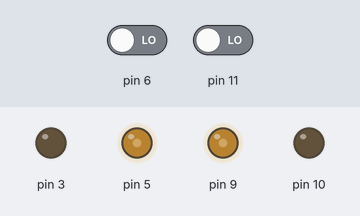
Simulated run of this sketch. Board: Arduino Uno, built with avr-gcc and run on an emulated ATmega328P. Shown: output pins drawn as LEDs (lit = HIGH). The test bench sets the inputs (shaded band); at power-on: pin 11 LOW, pin 6 LOW.

Above: at 1.2 s.
1.3 s: pin 11 driven HIGH
At 1.9 s:
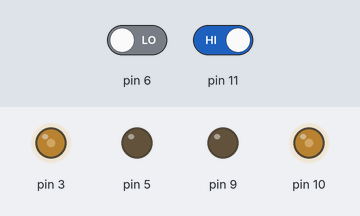
At 4.1 s:
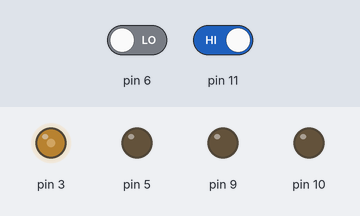
4.3 s: pin 11 driven LOW
At 6.1 s:
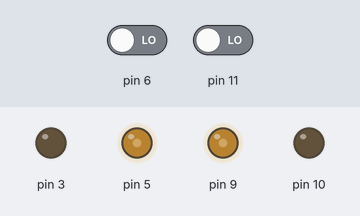
Timing chart, 0 to 7.6 s (numbered marks = the images above; inputs shaded):
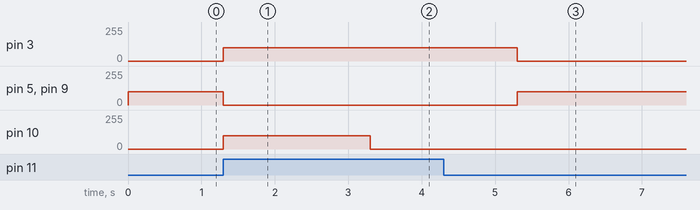

Measured:
- after the input at 1.3 s, pin 3: 0/255 → 100/255 at once; pin 5, pin 9: 100/255 → 0/255 at once; pin 10: 0/255 → 100/255 at once, → 0/255 2.0 s later
- after the input at 4.3 s, pin 3: 100/255 → 0/255 after 1.0 s; pin 5, pin 9: 0/255 → 100/255 after 1.0 s; pin 10: stops changing and stays 0/255

The sketch:

edge_detector_4.0.ino
```cpp
int motor_one1=9;
int motor_one2=10;
int motor_two1=5;
int motor_two2=3;

void setup() {
  // put your setup code here, to run once:
pinMode(6,INPUT);

pinMode(9,OUTPUT);
pinMode(10,OUTPUT);

pinMode(11,INPUT);

pinMode(5,OUTPUT);
pinMode(3,OUTPUT);
}

void loop() {
  // put your main code here, to run repeatedly:
int sensorstate1= digitalRead(6);
int sensorstate2= digitalRead(11);

if(sensorstate1==HIGH && sensorstate2==HIGH)
{analogWrite(9,0);
 analogWrite(10,100);
 analogWrite(5,0);
 analogWrite(3,100);

 delay(2000);

 analogWrite(9,0);
  analogWrite(10,0);
  analogWrite(5,0);
 analogWrite(3,100);

  delay(2000);

  analogWrite(9,100);
  analogWrite(10,0);
  analogWrite(5,100);
  analogWrite(3,0);
}
if(sensorstate1==LOW && sensorstate2==HIGH)
{analogWrite(9,0);
 analogWrite(10,100);
 analogWrite(5,0);
 analogWrite(3,100);

 delay(2000);

  analogWrite(9,0);
  analogWrite(10,0);
  analogWrite(5,0);
  analogWrite(3,100);

  delay(2000);

  analogWrite(9,100);
  analogWrite(10,0);
  analogWrite(5,100);
  analogWrite(3,0);

 if(sensorstate1==HIGH && sensorstate2==LOW)
 {analogWrite(9,0);
 analogWrite(10,100);
 analogWrite(5,0);
 analogWrite(3,100);

 delay(2000);

  analogWrite(9,0);
  analogWrite(10,0);
  analogWrite(5,0);
  analogWrite(3,100);

  delay(2000);

  analogWrite(9,100);
  analogWrite(10,0);
  analogWrite(5,100);
  analogWrite(3,0);

 }
}
else
analogWrite(9,100);
analogWrite(10,0);
analogWrite(5,100);
analogWrite(3,0);
}
```
